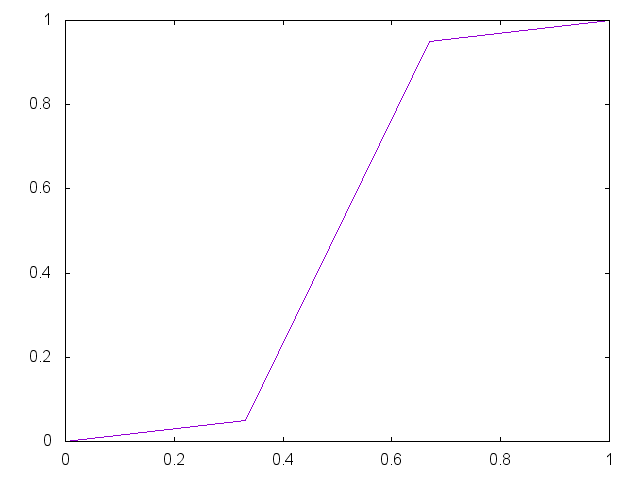

Generate this figure with gnuplot:


set term png

set output "generate/static/generate/unique-0.05-0.95.png"
plot '-' smooth unique notitle
0 0
0.33 0.05
0.67 0.95 
1 1
e

reset;
